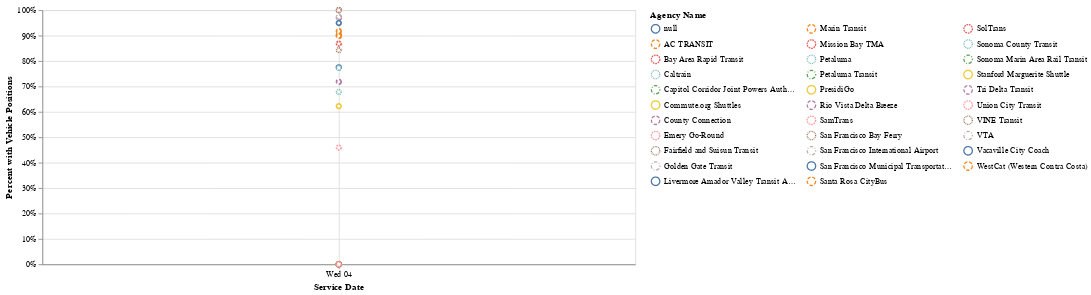

The notebook cell this image was saved under:
### Code cell
display(HTML(f"<strong>{district_short_name} "
             f"Average Percent of Scheduled Trips with Vehicle Postions Data "
             f"by Route Over Time</strong>"))
display(Markdown("To utilize the multi-select, use `shift` when clicking routes in the legend"))

line = alt.Chart(d_agency_date_avg).mark_line(point={"filled": False, "fill":"white"}).encode(
    x=alt.X('service_date', title=utils.labeling('service_date')),
    y=alt.Y('avg', title=('Percent with Vehicle Positions'), axis=alt.Axis(format='%')),
    color=alt.Color('agency_name', title=['Agency Name'],  legend=alt.Legend(columns=3, symbolLimit=0)),
    strokeDash='agency_name')

line_chart = utils.add_tooltip(line, 'agency_name','service_date', 'avg')
line_chart = utils.add_chart_selection(line_chart, 'agency_name')
line_chart.properties(width=700)

### Figure 1 — Vega-Lite specification as saved in the notebook (floating-point values rounded to 4 significant figures)
{"config": {"view": {"continuousWidth": 400, "continuousHeight": 300}}, "data": {"name": "data-6cb4bc3a1d97b16e6ee4a841a3098b8b"}, "mark": {"type": "line", "point": {"filled": false, "fill": "white"}}, "encoding": {"color": {"field": "agency_name", "legend": {"columns": 3, "symbolLimit": 0}, "title": ["Agency Name"], "type": "nominal"}, "opacity": {"condition": {"value": 1, "selection": "selector003"}, "value": 0}, "strokeDash": {"field": "agency_name", "type": "nominal"}, "tooltip": [{"field": "agency_name", "title": "Agency Name", "type": "nominal"}, {"field": "service_date", "title": "Service Date", "type": "temporal"}, {"field": "service_date", "title": "Service Date", "type": "temporal"}], "x": {"field": "service_date", "title": "Service Date", "type": "temporal"}, "y": {"axis": {"format": "%"}, "field": "avg", "title": "Percent with Vehicle Positions", "type": "quantitative"}}, "selection": {"selector003": {"type": "multi", "fields": ["agency_name"], "bind": "legend"}}, "width": 700, "$schema": "https://vega.github.io/schema/vega-lite/v4.17.0.json", "datasets": {"data-6cb4bc3a1d97b16e6ee4a841a3098b8b": [{"calitp_itp_id": 336, "agency_name": "Tri Delta Transit", "service_date": "2022-05-04T00:00:00", "num_sched": 369.0, "num_vp": 358.0, "avg": 0.9702}, {"calitp_itp_id": 61, "agency_name": null, "service_date": "2022-05-04T00:00:00", "num_sched": null, "num_vp": null, "avg": null}, {"calitp_itp_id": 324, "agency_name": "Stanford Marguerite Shuttle", "service_date": "2022-05-04T00:00:00", "num_sched": 660.0, "num_vp": 0.0, "avg": 0.0}, {"calitp_itp_id": 70, "agency_name": "Sonoma County Transit", "service_date": "2022-05-04T00:00:00", "num_sched": 251.0, "num_vp": 0.0, "avg": 0.0}, {"calitp_itp_id": 247, "agency_name": "Petaluma Transit", "service_date": "2022-05-04T00:00:00", "num_sched": 233.0, "num_vp": 0.0, "avg": 0.0}, {"calitp_itp_id": 281, "agency_name": "San Francisco International Airport", "service_date": "2022-05-04T00:00:00", "num_sched": 1049.0, "num_vp": 0.0, "avg": 0.0}, {"calitp_itp_id": 290, "agency_name": "SamTrans", "service_date": "2022-05-04T00:00:00", "num_sched": 1455.0, "num_vp": 3.0, "avg": 0.002062}, {"calitp_itp_id": 350, "agency_name": "Union City Transit", "service_date": "2022-05-04T00:00:00", "num_sched": 270.0, "num_vp": 124.0, "avg": 0.4593}, {"calitp_itp_id": 167, "agency_name": "Livermore Amador Valley Transit Authority", "service_date": "2022-05-04T00:00:00", "num_sched": 338.0, "num_vp": 262.0, "avg": 0.7751}, {"calitp_itp_id": 201, "agency_name": "Mission Bay TMA", "service_date": "2022-05-04T00:00:00", "num_sched": 111.0, "num_vp": 0.0, "avg": 0.0}, {"calitp_itp_id": 61, "agency_name": "County Connection", "service_date": "2022-05-04T00:00:00", "num_sched": 922.0, "num_vp": 662.0, "avg": 0.718}, {"calitp_itp_id": 368, "agency_name": "WestCat (Western Contra Costa)", "service_date": "2022-05-04T00:00:00", "num_sched": 555.0, "num_vp": 0.0, "avg": 0.0}, {"calitp_itp_id": 264, "agency_name": "Rio Vista Delta Breeze", "service_date": "2022-05-04T00:00:00", "num_sched": 8.0, "num_vp": 0.0, "avg": 0.0}, {"calitp_itp_id": 294, "agency_name": "VTA", "service_date": "2022-05-04T00:00:00", "num_sched": 3657.0, "num_vp": 3560.0, "avg": 0.9735}, {"calitp_itp_id": 56, "agency_name": "Capitol Corridor Joint Powers Authority", "service_date": "2022-05-04T00:00:00", "num_sched": 51.0, "num_vp": 0.0, "avg": 0.0}, {"calitp_itp_id": 314, "agency_name": "Sonoma County Transit", "service_date": "2022-05-04T00:00:00", "num_sched": 251.0, "num_vp": 0.0, "avg": 0.0}, {"calitp_itp_id": 315, "agency_name": "Sonoma Marin Area Rail Transit", "service_date": "2022-05-04T00:00:00", "num_sched": 26.0, "num_vp": 26.0, "avg": 1.0}, {"calitp_itp_id": 356, "agency_name": "Vacaville City Coach", "service_date": "2022-05-04T00:00:00", "num_sched": 123.0, "num_vp": 0.0, "avg": 0.0}, {"calitp_itp_id": 127, "agency_name": "Golden Gate Transit", "service_date": "2022-05-04T00:00:00", "num_sched": 196.0, "num_vp": 196.0, "avg": 1.0}, {"calitp_itp_id": 194, "agency_name": "Marin Transit", "service_date": "2022-05-04T00:00:00", "num_sched": 704.0, "num_vp": 635.0, "avg": 0.902}, {"calitp_itp_id": 218, "agency_name": "VINE Transit", "service_date": "2022-05-04T00:00:00", "num_sched": 216.0, "num_vp": 182.0, "avg": 0.8426}, {"calitp_itp_id": 246, "agency_name": "Caltrain", "service_date": "2022-05-04T00:00:00", "num_sched": 88.0, "num_vp": 68.0, "avg": 0.7727}, {"calitp_itp_id": 247, "agency_name": "Petaluma", "service_date": "2022-05-04T00:00:00", "num_sched": 233.0, "num_vp": 158.0, "avg": 0.6781}, {"calitp_itp_id": 290, "agency_name": null, "service_date": "2022-05-04T00:00:00", "num_sched": null, "num_vp": null, "avg": null}, {"calitp_itp_id": 310, "agency_name": "SolTrans", "service_date": "2022-05-04T00:00:00", "num_sched": 402.0, "num_vp": 349.0, "avg": 0.8682}, {"calitp_itp_id": 301, "agency_name": "Santa Rosa CityBus", "service_date": "2022-05-04T00:00:00", "num_sched": 573.0, "num_vp": 515.0, "avg": 0.8988}, {"calitp_itp_id": 257, "agency_name": "PresidiGo", "service_date": "2022-05-04T00:00:00", "num_sched": 45.0, "num_vp": 28.0, "avg": 0.6222}, {"calitp_itp_id": 106, "agency_name": "Emery Go-Round", "service_date": "2022-05-04T00:00:00", "num_sched": 133.0, "num_vp": 133.0, "avg": 1.0}, {"calitp_itp_id": 110, "agency_name": "Fairfield and Suisun Transit", "service_date": "2022-05-04T00:00:00", "num_sched": 317.0, "num_vp": 317.0, "avg": 1.0}, {"calitp_itp_id": 76, "agency_name": "Commute.org Shuttles", "service_date": "2022-05-04T00:00:00", "num_sched": 250.0, "num_vp": 0.0, "avg": 0.0}, {"calitp_itp_id": 282, "agency_name": "San Francisco Municipal Transportation Agency", "service_date": "2022-05-04T00:00:00", "num_sched": 8707.0, "num_vp": 8268.0, "avg": 0.9496}, {"calitp_itp_id": 279, "agency_name": null, "service_date": "2022-05-04T00:00:00", "num_sched": null, "num_vp": null, "avg": null}, {"calitp_itp_id": 4, "agency_name": "AC TRANSIT", "service_date": "2022-05-04T00:00:00", "num_sched": 5378.0, "num_vp": 4932.0, "avg": 0.9171}, {"calitp_itp_id": 76, "agency_name": "SamTrans", "service_date": "2022-05-04T00:00:00", "num_sched": 47.0, "num_vp": 0.0, "avg": 0.0}, {"calitp_itp_id": 127, "agency_name": null, "service_date": "2022-05-04T00:00:00", "num_sched": null, "num_vp": null, "avg": null}, {"calitp_itp_id": 279, "agency_name": "Bay Area Rapid Transit", "service_date": "2022-05-04T00:00:00", "num_sched": 1012.0, "num_vp": 0.0, "avg": 0.0}, {"calitp_itp_id": 280, "agency_name": "San Francisco Bay Ferry", "service_date": "2022-05-04T00:00:00", "num_sched": 141.0, "num_vp": 0.0, "avg": 0.0}, {"calitp_itp_id": 199, "agency_name": "SamTrans", "service_date": "2022-05-04T00:00:00", "num_sched": 24.0, "num_vp": 0.0, "avg": 0.0}]}}
